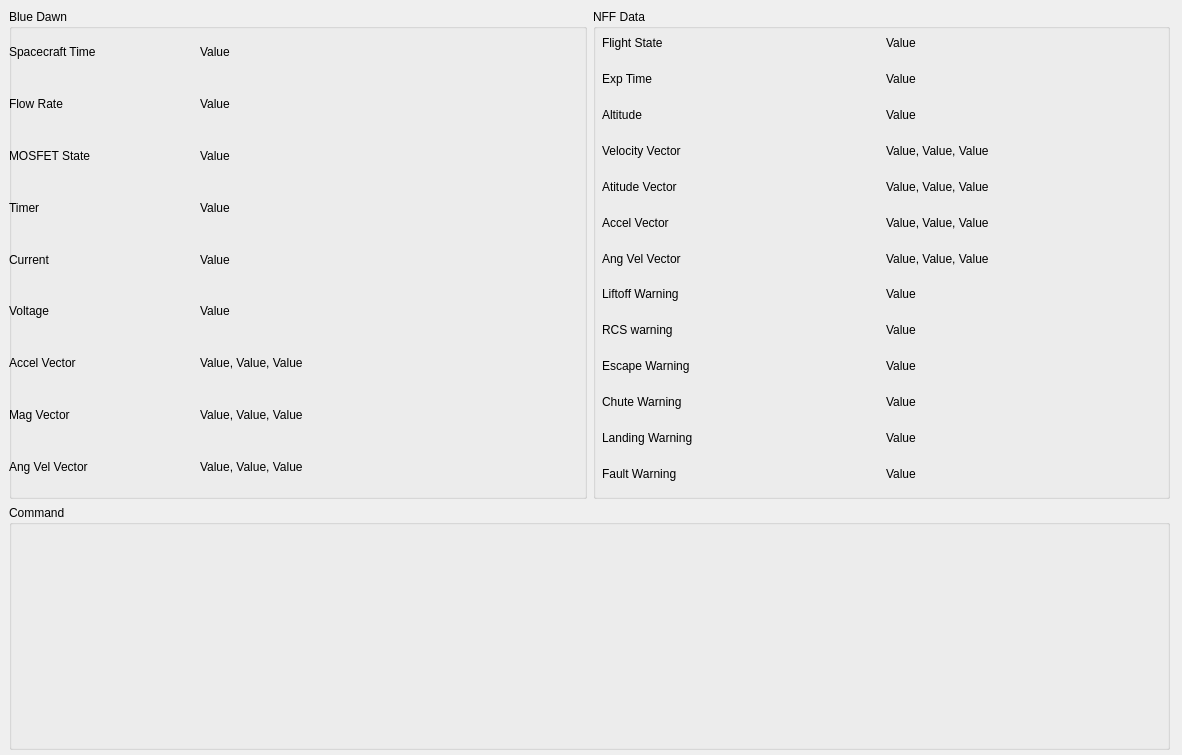
<?xml version="1.0" encoding="UTF-8"?>
<ui version="4.0">
 <class>Monitor</class>
 <widget class="QWidget" name="Monitor">
  <property name="geometry">
   <rect>
    <x>0</x>
    <y>0</y>
    <width>1182</width>
    <height>755</height>
   </rect>
  </property>
  <property name="windowTitle">
   <string>Bruin Space GSE Monitor</string>
  </property>
  <property name="windowIcon">
   <iconset>
    <normaloff>images/MainLogo.png</normaloff>images/MainLogo.png</iconset>
  </property>
  <property name="styleSheet">
   <string notr="true">QFile file(&quot;:/styles.qss&quot;);
file.open(QFile::ReadOnly | QFile::Text);
</string>
  </property>
  <widget class="QWidget" name="verticalLayoutWidget">
   <property name="geometry">
    <rect>
     <x>9</x>
     <y>9</y>
     <width>1161</width>
     <height>741</height>
    </rect>
   </property>
   <layout class="QVBoxLayout" name="verticalLayout" stretch="2,1">
    <item>
     <layout class="QHBoxLayout" name="horizontalLayout">
      <item>
       <widget class="QGroupBox" name="groupBox">
        <property name="title">
         <string>Blue Dawn</string>
        </property>
        <widget class="QWidget" name="gridLayoutWidget_2">
         <property name="geometry">
          <rect>
           <x>0</x>
           <y>20</y>
           <width>561</width>
           <height>461</height>
          </rect>
         </property>
         <layout class="QGridLayout" name="gridLayout_2" columnstretch="1,2">
          <item row="5" column="0">
           <widget class="QLabel" name="label_18">
            <property name="text">
             <string>Voltage</string>
            </property>
           </widget>
          </item>
          <item row="4" column="0">
           <widget class="QLabel" name="label_16">
            <property name="text">
             <string>Current</string>
            </property>
           </widget>
          </item>
          <item row="6" column="0">
           <widget class="QLabel" name="label_19">
            <property name="text">
             <string>Accel Vector</string>
            </property>
           </widget>
          </item>
          <item row="2" column="1">
           <widget class="QLabel" name="label_17">
            <property name="text">
             <string>Value</string>
            </property>
           </widget>
          </item>
          <item row="3" column="1">
           <widget class="QLabel" name="label_14">
            <property name="text">
             <string>Value</string>
            </property>
           </widget>
          </item>
          <item row="3" column="0">
           <widget class="QLabel" name="label_13">
            <property name="text">
             <string>Timer</string>
            </property>
           </widget>
          </item>
          <item row="1" column="1">
           <widget class="QLabel" name="label_15">
            <property name="text">
             <string>Value</string>
            </property>
           </widget>
          </item>
          <item row="8" column="0">
           <widget class="QLabel" name="label_21">
            <property name="text">
             <string>Ang Vel Vector</string>
            </property>
           </widget>
          </item>
          <item row="4" column="1">
           <widget class="QLabel" name="label_22">
            <property name="text">
             <string>Value</string>
            </property>
           </widget>
          </item>
          <item row="0" column="1">
           <widget class="QLabel" name="label_7">
            <property name="text">
             <string>Value</string>
            </property>
           </widget>
          </item>
          <item row="1" column="0">
           <widget class="QLabel" name="label_9">
            <property name="text">
             <string>Flow Rate</string>
            </property>
           </widget>
          </item>
          <item row="0" column="0">
           <widget class="QLabel" name="label_10">
            <property name="text">
             <string>Spacecraft Time</string>
            </property>
           </widget>
          </item>
          <item row="2" column="0">
           <widget class="QLabel" name="label_8">
            <property name="text">
             <string>MOSFET State</string>
            </property>
           </widget>
          </item>
          <item row="7" column="0">
           <widget class="QLabel" name="label_20">
            <property name="text">
             <string>Mag Vector</string>
            </property>
           </widget>
          </item>
          <item row="5" column="1">
           <widget class="QLabel" name="label_23">
            <property name="text">
             <string>Value</string>
            </property>
           </widget>
          </item>
          <item row="6" column="1">
           <widget class="QLabel" name="label_24">
            <property name="text">
             <string>Value, Value, Value</string>
            </property>
           </widget>
          </item>
          <item row="8" column="1">
           <widget class="QLabel" name="label_26">
            <property name="text">
             <string>Value, Value, Value</string>
            </property>
           </widget>
          </item>
          <item row="7" column="1">
           <widget class="QLabel" name="label_25">
            <property name="text">
             <string>Value, Value, Value</string>
            </property>
           </widget>
          </item>
         </layout>
        </widget>
       </widget>
      </item>
      <item>
       <widget class="QGroupBox" name="groupBox_2">
        <property name="title">
         <string>NFF Data</string>
        </property>
        <widget class="QWidget" name="gridLayoutWidget">
         <property name="geometry">
          <rect>
           <x>9</x>
           <y>19</y>
           <width>561</width>
           <height>461</height>
          </rect>
         </property>
         <layout class="QGridLayout" name="gridLayout">
          <item row="5" column="0">
           <widget class="QLabel" name="label_27">
            <property name="text">
             <string>Accel Vector</string>
            </property>
           </widget>
          </item>
          <item row="3" column="0">
           <widget class="QLabel" name="label_11">
            <property name="text">
             <string>Velocity Vector</string>
            </property>
           </widget>
          </item>
          <item row="6" column="0">
           <widget class="QLabel" name="label_28">
            <property name="text">
             <string>Ang Vel Vector</string>
            </property>
           </widget>
          </item>
          <item row="4" column="0">
           <widget class="QLabel" name="label_12">
            <property name="text">
             <string>Atitude Vector</string>
            </property>
           </widget>
          </item>
          <item row="8" column="0">
           <widget class="QLabel" name="label_30">
            <property name="text">
             <string>RCS warning</string>
            </property>
           </widget>
          </item>
          <item row="7" column="0">
           <widget class="QLabel" name="label_29">
            <property name="text">
             <string>Liftoff Warning</string>
            </property>
           </widget>
          </item>
          <item row="11" column="0">
           <widget class="QLabel" name="label_33">
            <property name="text">
             <string>Landing Warning</string>
            </property>
           </widget>
          </item>
          <item row="9" column="0">
           <widget class="QLabel" name="label_31">
            <property name="text">
             <string>Escape Warning</string>
            </property>
           </widget>
          </item>
          <item row="10" column="0">
           <widget class="QLabel" name="label_32">
            <property name="text">
             <string>Chute Warning</string>
            </property>
           </widget>
          </item>
          <item row="2" column="0">
           <widget class="QLabel" name="label_2">
            <property name="text">
             <string>Altitude</string>
            </property>
           </widget>
          </item>
          <item row="1" column="0">
           <widget class="QLabel" name="label">
            <property name="text">
             <string>Exp Time</string>
            </property>
           </widget>
          </item>
          <item row="0" column="1">
           <widget class="QLabel" name="label_3">
            <property name="text">
             <string>Value</string>
            </property>
           </widget>
          </item>
          <item row="2" column="1">
           <widget class="QLabel" name="label_6">
            <property name="text">
             <string>Value</string>
            </property>
           </widget>
          </item>
          <item row="1" column="1">
           <widget class="QLabel" name="label_5">
            <property name="text">
             <string>Value</string>
            </property>
           </widget>
          </item>
          <item row="0" column="0">
           <widget class="QLabel" name="label_4">
            <property name="text">
             <string>Flight State</string>
            </property>
           </widget>
          </item>
          <item row="12" column="0">
           <widget class="QLabel" name="label_34">
            <property name="text">
             <string>Fault Warning</string>
            </property>
           </widget>
          </item>
          <item row="3" column="1">
           <widget class="QLabel" name="label_35">
            <property name="text">
             <string>Value, Value, Value</string>
            </property>
           </widget>
          </item>
          <item row="7" column="1">
           <widget class="QLabel" name="label_36">
            <property name="text">
             <string>Value</string>
            </property>
           </widget>
          </item>
          <item row="8" column="1">
           <widget class="QLabel" name="label_37">
            <property name="text">
             <string>Value</string>
            </property>
           </widget>
          </item>
          <item row="4" column="1">
           <widget class="QLabel" name="label_38">
            <property name="text">
             <string>Value, Value, Value</string>
            </property>
           </widget>
          </item>
          <item row="5" column="1">
           <widget class="QLabel" name="label_39">
            <property name="text">
             <string>Value, Value, Value</string>
            </property>
           </widget>
          </item>
          <item row="6" column="1">
           <widget class="QLabel" name="label_40">
            <property name="text">
             <string>Value, Value, Value</string>
            </property>
           </widget>
          </item>
          <item row="9" column="1">
           <widget class="QLabel" name="label_41">
            <property name="text">
             <string>Value</string>
            </property>
           </widget>
          </item>
          <item row="10" column="1">
           <widget class="QLabel" name="label_42">
            <property name="text">
             <string>Value</string>
            </property>
           </widget>
          </item>
          <item row="11" column="1">
           <widget class="QLabel" name="label_43">
            <property name="text">
             <string>Value</string>
            </property>
           </widget>
          </item>
          <item row="12" column="1">
           <widget class="QLabel" name="label_44">
            <property name="text">
             <string>Value</string>
            </property>
           </widget>
          </item>
         </layout>
        </widget>
       </widget>
      </item>
     </layout>
    </item>
    <item>
     <widget class="QGroupBox" name="groupBox_3">
      <property name="styleSheet">
       <string notr="true">styles.qss</string>
      </property>
      <property name="title">
       <string>Command</string>
      </property>
     </widget>
    </item>
   </layout>
  </widget>
 </widget>
 <resources>
  <include location="resources.qrc"/>
 </resources>
 <connections/>
</ui>
